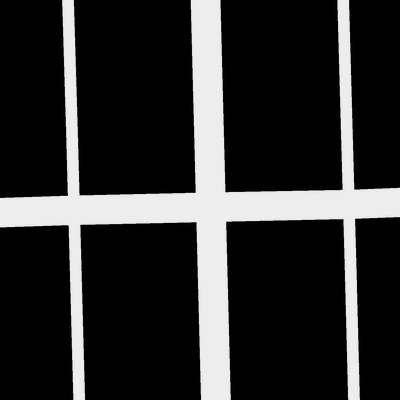
#> input picture cil/training/groundtruth/satImage_001.png, 400 x 400 px, found by its file name; its folder holds only this picture in this run
$ python canny.py
#> lines starting #> are read from the running program, lines starting #| are printed output that depends on the picture; after the words box and inside, x2 and y2 are one past the last pixel; in counts of white or black regions, pixels touching at a corner belong together
import cv2


for i in range(1, 101):
	bw = cv2.imread("../../../../cil/training/groundtruth/satImage_%03d.png" % i)[:, :, 0]
#> bw: shape (400, 400); min 0, max 237, mean 46.6
	_, bw2 = cv2.threshold(bw, 10, 255, cv2.THRESH_BINARY)
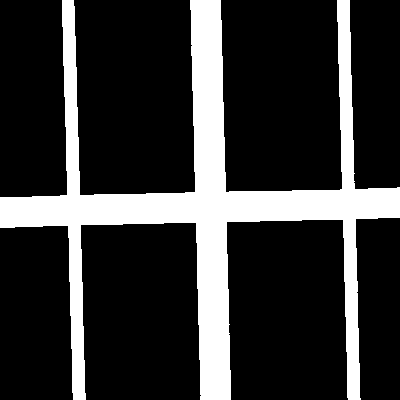
#> bw2: shape (400, 400); 20.6% white; 1 white region, box (x1, y1, x2, y2) and area: (0, 0, 400, 400) 33026
	bw2 = cv2.Canny(bw2, 100, 200)
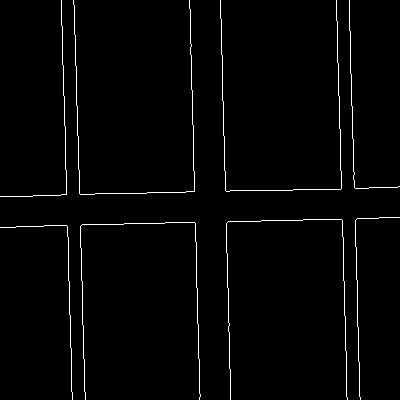
#> bw2: shape (400, 400); 1.8% white in thin lines or dots
#> (the run stopped early here; a loop or call above may not have finished)
